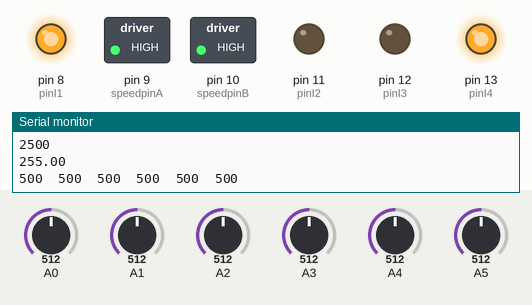
Recording of a sketch running on a simulated Arduino Uno, built with avr-gcc and run on an emulated ATmega328P. On the bench: switched loads named in the sketch (green lamp = pin HIGH), output pins drawn as LEDs (lit = HIGH), the last lines printed to the serial monitor. The test bench sets the inputs (shaded band); at power-on: A4 = 512, A5 = 512, A2 = 512, A0 = 512, A1 = 512, A3 = 512.

Above: at 1.2 s.
1.3 s: A4 set to 626
At 1.45 s:
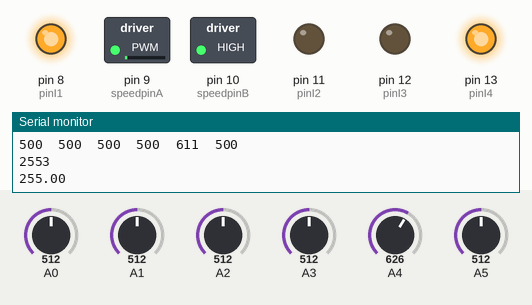
3.0 s: A4 set to 648
6.0 s: A5 set to 569
7.5 s: A5 set to 598
9.0 s: A2 set to 318
At 10.2 s:
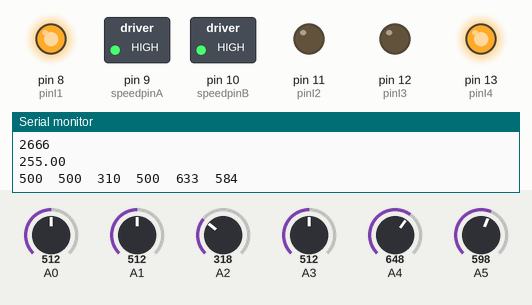
12.0 s: A2 set to 296
Timing chart, 0 to 15.0 s (numbered marks = the images above; inputs shaded):
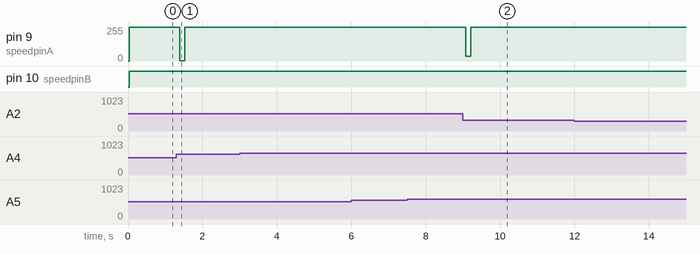

Measured:
- after the input at 1.3 s, pin 9 (speedpinA): 255/255 → 2/255 after 0.09 s, → 255/255 0.14 s later
- after the input at 9.0 s, pin 9 (speedpinA): 255/255 → 34/255 after 0.08 s, → 255/255 0.14 s later

The sketch:

LineFollowingv3.ino
```cpp
/* The QTR array code is based off of example code provided by
pololu. www.pololu.com
*/

#include <QTRSensors.h>
#include <PID_v1.h>


#define NUM_SENSORS             6  // number of sensors used
#define NUM_SAMPLES_PER_SENSOR  4  // average 4 analog samples per sensor reading
#define EMITTER_PIN             QTR_NO_EMITTER_PIN  // no emitter connected

// sensors 0 through 5 are connected to analog inputs 0 through 5, respectively
QTRSensorsAnalog qtra((unsigned char[]) {8, 9, 10, 11, 12, 13},
  NUM_SENSORS, NUM_SAMPLES_PER_SENSOR, EMITTER_PIN);
unsigned int sensorValues[NUM_SENSORS];


//Define PID variables
double pidSetpoint, pidInput, pidOutput;

//Give the PID pointers to the variables along with the current constants
PID myPID(&pidInput, &pidOutput, &pidSetpoint,4,0,3, DIRECT);


int pinI1=8;//define I1 interface
int pinI2=11;//define I2 interface
int speedpinA=9;//enable motor A
int pinI3=12;//define I3 interface
int pinI4=13;//define I4 interface
int speedpinB=10;//enable motor B
int static speadA =0;//define the spead of motor
int static speadB =0;

void setup()
{

  Serial.begin(9600);
    pinMode(pinI1,OUTPUT);
  pinMode(pinI2,OUTPUT);
  pinMode(speedpinA,OUTPUT);
  pinMode(pinI3,OUTPUT);
  pinMode(pinI4,OUTPUT);
  pinMode(speedpinB,OUTPUT);

  qtra.calibrate();


//init PID variables
pidSetpoint = 3000;
pidInput = qtra.readLine(sensorValues);

//start up PID
myPID.SetMode(AUTOMATIC);

             digitalWrite(pinI2,LOW);//turn DC Motor A move anticlockwise
     digitalWrite(pinI1,HIGH);
          digitalWrite(pinI4,HIGH);//turn DC Motor B move clockwise
     digitalWrite(pinI3,LOW);

     speadA = 200;
     speadB = 200;
          analogWrite(speedpinA,speadA);
     analogWrite(speedpinB,speadB);

}


void loop()
{

  // read calibrated sensor values and obtain a measure of the line position from 0 to 5000
  // To get raw sensor values, call:
  //  qtra.read(sensorValues); instead of unsigned int position = qtra.readLine(sensorValues);
  unsigned int position = qtra.readLine(sensorValues);
  pidInput = position;
  myPID.Compute();


  if(position >3000){
     analogWrite(speedpinA,speadA + pidOutput);
     analogWrite(speedpinB,speadB -pidOutput);
  }

  if(position <3000){

     analogWrite(speedpinA,speadA - pidOutput);
     analogWrite(speedpinB,speadB + pidOutput);

  }

/*  if(position > 4500){
     Serial.print("Challenge Zone");
     analogWrite(speedpinA,0);
     analogWrite(speedpinB,0);
     delay(500);
     analogWrite(speedpinA,255);
     analogWrite(speedpinB,0);
     delay(400);

  }


  if(sensorValues[0] < 100 && sensorValues[1] < 100 && sensorValues[2] < 100 && sensorValues[3] < 100){
     analogWrite(speedpinA,255);
     analogWrite(speedpinB,0);
     Serial.print("Turning right");


  }
  */
 /*   if(position>4000){
     analogWrite(speedpinA,0);
     analogWrite(speedpinB,255);


  }
  */

 /*  if(position > 3000){

    //backwards
         digitalWrite(pinI2,HIGH);//turn DC Motor A move clockwise
     digitalWrite(pinI1,LOW);
          digitalWrite(pinI4,LOW);//turn DC Motor B move anticlockwise
     digitalWrite(pinI3,HIGH);
     analogWrite(speedpinA,pidOutput);
     analogWrite(speedpinB,pidOutput);

  }

  if(position < 3000){

    //forwards
             digitalWrite(pinI2,LOW);//turn DC Motor A move anticlockwise
     digitalWrite(pinI1,HIGH);
          digitalWrite(pinI4,HIGH);//turn DC Motor B move clockwise
     digitalWrite(pinI3,LOW);
     analogWrite(speedpinA,pidOutput);
     analogWrite(speedpinB,pidOutput);

  }
  */


  //Use outputs to work with motors

  // print the sensor values as numbers from 0 to 1000, where 0 means maximum reflectance and
  // 1000 means minimum reflectance, followed by the line position
  for (unsigned char i = 0; i < NUM_SENSORS; i++)
  {
    Serial.print(sensorValues[i]);
    Serial.print('\t');
  }
  Serial.println(); // uncomment this line if you are using raw values
  Serial.println(position); // comment this line out if you are using raw values

  Serial.println();
  Serial.println();
  Serial.println(pidOutput);

//  delay(250);


}
```
